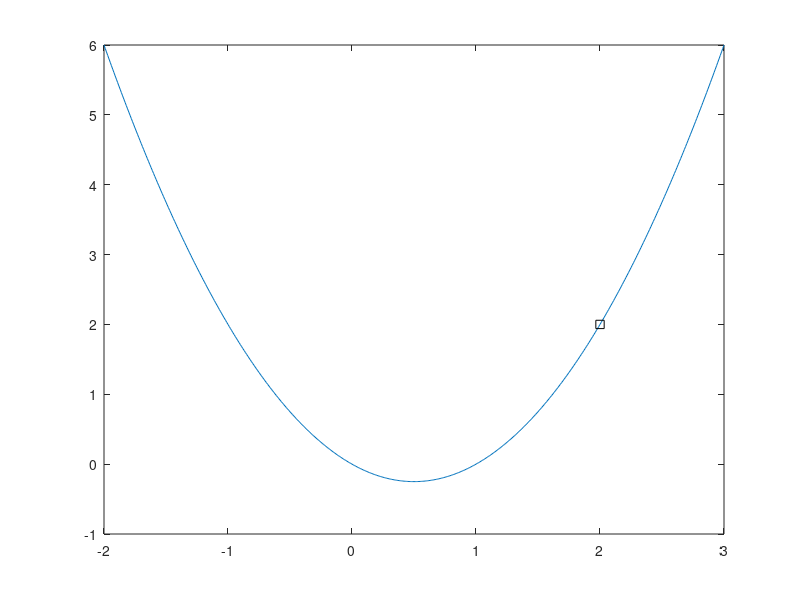

Here is the MATLAB script that generated this plot: (Note: this script raises an error after producing the figure.)
%Script to run the line search on the simple test platform
%Copyright (c) 2015 Isaiah Bell
%All rights reserved
clear
clc
close all;
fig1 = figure;
figure(fig1);
%setup test function
simple = @(x) (x.^2-x);
%prepare plotting the function
test_x = [-2:0.01:3];
simple_y = simple(test_x);
plot(test_x,simple_y)
hold on
%create an objective function handle to pass around
%this returns [f, f'] of the simple function above
objective = @(x)(deal((x^2-x),(2*x-1))) 
%configure the linesearch parameters here
x_prev = 2;
mu_1 = 1e-4;
mu_2 = 0.9;
alpha_init = 1;
%alpha_init = input('Enter inital step length: ');
alpha_max = 3;
plot(x_prev,simple(x_prev),'ks');
hold on
%%%%%%%%%%%%%%%%%% LINESEARCH BEGIN %%%%%%%%%%%%%%%%%%%%%%%%%%%%%%%%%%%%%%%%%%
[f_init,g_init] = objective(x_prev);
%store each run of function for plotting convergence
g_metric = [];
x_metric = [x_prev];
%do a bad thing and have infinite while loop to simulate do while
while true
	%compute the descent direction of the objective function
	%in this case we directly evaluate the gradient and then normalize
	[f_this,g_this] = objective(x_prev);
	p = -g_this./norm(g_this);
	step = mdoLineSearch(objective, p, x_prev, mu_1, mu_2, alpha_init, alpha_max);
	%jump to this point
	x_curr = x_prev + p*step;
	x_metric(end+1) = x_curr;
	%these two never change
	hold on
	plot(x_curr,simple(x_curr),'rd');
	hold on
	%test if the gradient has been reduced enough to quit
	[f_curr, g_curr] = objective(x_curr);
	if (norm(g_curr) < norm(g_init)*1e-6)
		g_metric(end+1) = (norm(g_curr)/norm(g_init));
		break;
	else
		g_metric(end+1) = (norm(g_curr)/norm(g_init));
	end
	x_prev = x_curr;
end
%calculate the difference from actual point
x_metric = abs(x_metric - 0.5);

%%%%%%%%%%%%%%%%%% GOLDEN SECTION BEGIN %%%%%%%%%%%%%%%%%%%%%%%%%%%%%%%%%%%%%%%%%%
fig_gold1 = figure;
figure(fig_gold1);
a = -2;
b = 4;
epsilon = 1e-7;
[left,right,cost_data] = mdoGoldenSection(objective,a,b,epsilon);
tolerance = (b-a)*1e-3; %visable convergence intervals
%figure out the relative error metric
gold_metric = abs(cost_data(:,1) - cost_data(:,3));
mdoPlotGoldenSectionData(cost_data, fig_gold1, tolerance, 0.5) % using specialized plotting function
%plotting the function values
x_vals = [a-.5:0.01:b+.5];
y_vals = simple(x_vals);
plot(x_vals,y_vals)

%compare the results from the line search
figure(fig1);
legend_1 = legend('f(x)','x_0','x_k');
xlabel('x')
bat1 = ylabel('f(x)','Rotation',0);
set(bat1,'Units','Normalized','Position',[-0.07 0.5 0]);
figure(fig_gold1)
legend('f(x)')
xlabel('x')
bat2 = ylabel('f(x)','Rotation',0);
set(bat2,'Units','Normalized','Position',[-0.07 0.5 0]);

fig_metric = figure;
figure(fig_metric);
semilogy(1:length(g_metric), g_metric,'kd:')
hold on
semilogy(1:length(x_metric), x_metric, 'ko-.')
hold on
semilogy(1:length(gold_metric), gold_metric, 'rd--')
hold on
%title('Line search and golden section search')
xlabel('Iterations k')
legend('|g_k|/|g_0|','|x_k - x.|', '\delta_k');
%%%%%%%%%%%%%%%%%%%%%%%%%%%%%%%%%%%%%%%%%%%%%%%%%%%%%%%%%%%%%%%%%%%%%%%%%
%							QUESTION 2 									%
%%%%%%%%%%%%%%%%%%%%%%%%%%%%%%%%%%%%%%%%%%%%%%%%%%%%%%%%%%%%%%%%%%%%%%%%%
%%create the drag equation
rho = 1.23;	%density of air kg/m^3
mu = 17.8 * 1e-6; % viscosity of air kg/(m sec)
Velocity = 35; %airspeed m/sec
S = 11.8; %planform area m^2
S_wet = 2.05*S; % wing wetted area m^2
k = 1.2; %form factor
C_l = 0.3; %lift coefficient
e = 0.96; %Oswald efficiency factor
cons_1 = k*(S_wet/S)*0.074;
cons_1 = cons_1 * (rho*Velocity*sqrt(S)/mu)^-0.2;
cons_2 = C_l^2/(pi*e);
Cd = @(A) (cons_1*(A^0.1)+ cons_2/A);
Cd_prime = @(A) (cons_1*A^-0.9/10 - cons_2/A^2);
%%Below is equivalent expression using lambdas 
%Reynolds = @(l_char) (rho*Velocity*l_char/mu);
%c = @(A)(sqrt(S/A));
%C_f = @(A) (0.074*(Reynolds(c(A))^-0.2));
%C_d = @(A) (k*C_f(A)*S_wet/S + C_l^2/(pi*A*e));

Aspect_ratios = [1:0.001:50];
drag_co = zeros(length(Aspect_ratios),1);
for index = 1:length(Aspect_ratios)
	drag_co(index) = Cd(Aspect_ratios(index));
end
%get one figure for golden section
fig_gold2 = figure;
figure(fig_gold2)
plot(Aspect_ratios,drag_co,'b')
xlabel('Aspect Ratio');
foo1 = ylabel('C_d','Rotation',0);
set(foo1,'Units','Normalized','Position',[-0.1 0.55 0]);
%get another figure for line search
fig_line2 = figure;
figure(fig_line2);
plot(Aspect_ratios,drag_co,'b')
xlabel('Aspect Ratio');
foo2 = ylabel('C_d','Rotation',0);
set(foo2,'Units','Normalized','Position',[-0.1 0.55 0]);
%%%%%%%%%%%%%%%%%% LINESEARCH BEGIN %%%%%%%%%%%%%%%%%%%%%%%%%%%%%%%%%%%%%%%%%%
this_obj = @(A) (deal(Cd(A),Cd_prime(A)));
x_prev = 4;
mu_1 = 1e-4;
mu_2 = 0.9;
alpha_init = 3;
%alpha_init = input('Enter inital step length: ');
alpha_max = 3;
hold on
plot(x_prev,Cd(x_prev),'ks');
hold on
[f_init,g_init] = this_obj(x_prev);
%store each run of function for plotting convergence
sec_g_metric = [];
x_metric = [x_prev];
counter = 1;
%do a bad thing and have while loop to simulate do while
while counter < 100
	%compute the descent direction of the objective function
	%in this case we directly evaluate the gradient and then normalize
	[f_this,g_this] = this_obj(x_prev);
	p = -g_this./norm(g_this);
	step = mdoLineSearch(this_obj, p, x_prev, mu_1, mu_2, alpha_init, alpha_max);
	%jump to this point
	x_curr = x_prev + p*step;
	x_metric(end+1) = x_curr;
	%these two never change
	hold on
	plot(x_curr,Cd(x_curr),'rd');
	hold on
	%test if the gradient has been reduced enough to quit
	[f_curr, g_curr] = this_obj(x_curr);
	%exit condition is hidden just below
	if (norm(g_curr) < norm(g_init)*1e-6)
		sec_g_metric(end+1) = (norm(g_curr)/norm(g_init));
		break;
	else
		sec_g_metric(end+1) = (norm(g_curr)/norm(g_init));
	end
	x_prev = x_curr;
	counter = counter + 1;
end
%calculate the difference from actual point
x_metric = abs(x_metric - 28.39424799779898);
%%%%%%%%%%%%%%%%%% GOLDEN SECTION BEGIN %%%%%%%%%%%%%%%%%%%%%%%%%%%%%%%%%%%%%%%%%%
a = 3;
b = 50;
epsilon = 1e-7;
[left,right,sec_cost_data] = mdoGoldenSection(this_obj,a,b,epsilon);
tolerance = (b-a)*1e-7; %visable convergence intervals
%figure out the relative error metric
gold_metric = abs(sec_cost_data(:,1) - sec_cost_data(:,3));
mdoPlotGoldenSectionData(sec_cost_data, fig_gold2, tolerance, 0.001) % using specialized plotting function
%plotting the function values
x_vals = [a-.5:0.01:b+.5];
y_vals = zeros(length(x_vals),1);
for index = 1:length(x_vals)
	y_vals(index) = Cd(x_vals(index));
end
plot(x_vals,y_vals)

%compare the results from the line search
r_fig_metric = figure;
figure(r_fig_metric);
semilogy(1:length(sec_g_metric), sec_g_metric,'gd:')
hold on

semilogy(1:length(x_metric), x_metric, 'ko-.')
hold on
semilogy(1:length(gold_metric), gold_metric, 'rd--')
hold on

%title('Convergence Metric')
xlabel('Iterations k')
legend('|g_k|/|g_0|','|x_k - x.|', '\delta_k');

%clean up the rest of the titles and figures
figure(fig_line2);
legend('C_d(A)','x_0','x_k')

figure(fig_gold2)
legend('C_d(A)')